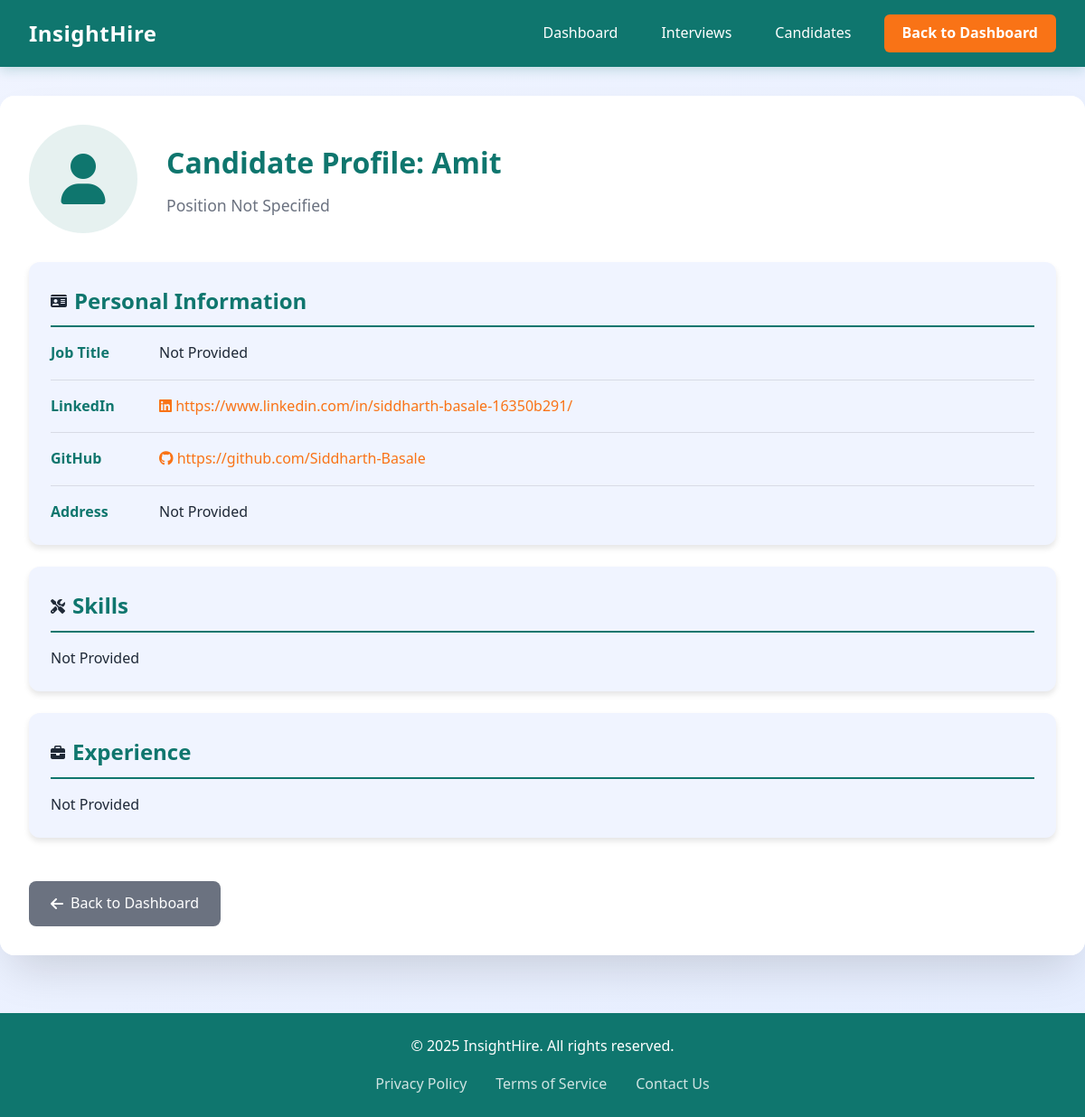
The page /interviewer/candidate/38/ (signed in) on the database its author committed.
### candidates/models.py (models this page shows, shortened)
class CandidateProfile(models.Model):
    user = models.OneToOneField(User, on_delete=models.CASCADE)
    resume = models.FileField(upload_to='resumes/', blank=True, null=True)
    linkedin_profile = models.URLField(blank=True, null=True)  # New field
    github_profile = models.URLField(blank=True, null=True)  # New field
    address = models.TextField(blank=True, null=True)  # New field
    skills = models.CharField(max_length=500, blank=True, null=True)  # New field
    experience = models.CharField(max_length=255, blank=True, null=True)  # New field
    company_applied = models.CharField(max_length=255, blank=True, null=True)
    meeting_link = models.URLField(blank=True, null=True)
    job_title = models.CharField(max_length=255, blank=True, null=True)
    audio_file = models.FileField(upload_to="interview_audio/", blank=True, null=True)
    video_file = models.FileField(upload_to="interview_videos/", blank=True, null=True)
    emotion_analysis = models.TextField(blank=True, null=True)
    overall_report = models.TextField(blank=True, null=True)
    hiring_recommendation = models.FloatField(blank=True, null=True)
    application_status = models.CharField(
        max_length=10,
        choices=[('Pending', 'Pending'), ('Accepted', 'Accepted'), ('Rejected', 'Rejected')],
        default='Pending'
    )

### interviewers/views.py (the view)
# urls.py: path('candidate/<int:candidate_id>/', view_candidate_profile, name='view_candidate_profile'),
@login_required
def view_candidate_profile(request, candidate_id):
    candidate = get_object_or_404(CandidateProfile, id=candidate_id)
    return render(request, 'interviewers/candidate_profile.html', {'candidate': candidate})

### interviewers/templates/interviewers/candidate_profile.html (shortened to what this page needs)
<!DOCTYPE html>
<html lang="en">
<head>
    <link href="https://cdnjs.cloudflare.com/ajax/libs/font-awesome/6.5.1/css/all.min.css" rel="stylesheet">
</head>
<body>
    <nav>
        <div class="nav-container">
            <a href="/" class="logo">
                <span class="logo-text">InsightHire</span>
            </a>
            <div class="nav-links">
                <a href="/notfound/">Dashboard</a>
                <a href="/notfound/">Interviews</a>
                <a href="/notfound/">Candidates</a>
                <a href="{% url 'interviewer_dashboard' %}" class="dashboard-btn">Back to Dashboard</a>
            </div>
        </div>
    </nav>
    <div class="main-content">
        <div class="container">
            <div class="profile-content">
                <div class="profile-header">
                    <div class="user-avatar">
                        <i class="fas fa-user"></i>
                    </div>
                    <div class="profile-title">
                        <h1>Candidate Profile: {{ candidate.user.username }}</h1>
                        <p>{{ candidate.job_title|default:"Position Not Specified" }}</p>
                    </div>
                </div>
                <div class="card">
                    <div class="card-header">
                        <i class="fas fa-id-card"></i>
                        <h2>Personal Information</h2>
                    </div>
                    <div class="profile-item">
                        <div class="profile-item-label">Job Title</div>
                        <div class="profile-item-value">{{ candidate.job_title|default:"Not Provided" }}</div>
                    </div>
                    <div class="profile-item">
                        <div class="profile-item-label">LinkedIn</div>
                        <div class="profile-item-value">
                            {% if candidate.linkedin_profile %}
                                <a href="{{ candidate.linkedin_profile }}" target="_blank">
                                    <i class="fab fa-linkedin"></i> {{ candidate.linkedin_profile }}
                                </a>
                            {% else %}
                                Not Provided
                            {% endif %}
                        </div>
                    </div>
                    <div class="profile-item">
                        <div class="profile-item-label">GitHub</div>
                        <div class="profile-item-value">
                            {% if candidate.github_profile %}
                                <a href="{{ candidate.github_profile }}" target="_blank">
                                    <i class="fab fa-github"></i> {{ candidate.github_profile }}
                                </a>
                            {% else %}
                                Not Provided
                            {% endif %}
                        </div>
                    </div>
                    <div class="profile-item">
                        <div class="profile-item-label">Address</div>
                        <div class="profile-item-value">{{ candidate.address|default:"Not Provided" }}</div>
                    </div>
                </div>
                <div class="card">
                    <div class="card-header">
                        <i class="fas fa-tools"></i>
                        <h2>Skills</h2>
                    </div>
                    <div class="profile-item">
                        <div class="profile-item-value">{{ candidate.skills|default:"Not Provided" }}</div>
                    </div>
                </div>
                <div class="card">
                    <div class="card-header">
                        <i class="fas fa-briefcase"></i>
                        <h2>Experience</h2>
                    </div>
                    <div class="profile-item">
                        <div class="profile-item-value">{{ candidate.experience|default:"Not Provided" }}</div>
                    </div>
                </div>
                <a href="{% url 'interviewer_dashboard' %}" class="btn back-btn">
                    <i class="fas fa-arrow-left"></i> Back to Dashboard
                </a>
            </div>
        </div>
    </div>
    <footer>
        <div class="footer-content">
            <p>&copy; 2025 InsightHire. All rights reserved.</p>
            <div class="footer-links">
                <a href="/privacy/">Privacy Policy</a>
                <a href="/terms/">Terms of Service</a>
                <a href="/contact/">Contact Us</a>
            </div>
        </div>
    </footer>
</body>
</html>

### interviewers/templates/interviewers/candidate_profile.html (style rules this page uses)
:root { --primary-color: #0f766e; --primary-color-light: #14b8a6; --secondary-color: #f97316; --secondary-color-light: #fdba74; --background-color: #f0f4ff; --text-color-dark: #1f2937; --text-color-light: #ffffff; --accent-color: #22c55e; --accent-color-dark: #16a34a; --error-color: #ef4444; --font-family: 'Segoe UI', Tahoma, Geneva, Verdana, sans-serif; }
* { margin: 0; padding: 0; box-sizing: border-box; }
body { font-family: var(--font-family); background: linear-gradient(135deg, var(--background-color) 0%, #e6eeff 100%); color: var(--text-color-dark); display: flex; flex-direction: column; min-height: 100vh; line-height: 1.6; }
nav { background-color: var(--primary-color); color: var(--text-color-light); padding: 1rem 0; box-shadow: 0 4px 12px rgba(15, 118, 110, 0.2); position: sticky; top: 0; z-index: 100; }
.nav-container { width: 100%; max-width: 1200px; padding: 0 2rem; margin: 0 auto; display: flex; justify-content: space-between; align-items: center; }
.logo { display: flex; align-items: center; text-decoration: none; color: var(--text-color-light); }
.logo-text { font-size: 1.5rem; font-weight: 700; letter-spacing: 0.5px; }
.nav-links { display: flex; align-items: center; }
.nav-links a { color: var(--text-color-light); text-decoration: none; margin-left: 1.5rem; transition: all 0.3s; font-weight: 500; padding: 0.5rem 0.75rem; border-radius: 4px; }
.dashboard-btn { background-color: var(--secondary-color); padding: 0.5rem 1.25rem !important; border-radius: 6px !important; font-weight: 600 !important; transition: all 0.3s; }
.main-content { flex: 1; padding: 2rem 0; }
.container { max-width: 1200px; margin: 0 auto; background: white; border-radius: 1rem; box-shadow: 0 25px 50px -12px rgba(0, 0, 0, 0.15); overflow: hidden; animation: fadeIn 0.8s ease-out; }
.profile-content { padding: 2rem; background-color: white; }
.profile-header { margin-bottom: 2rem; display: flex; align-items: center; }
.profile-header .user-avatar { width: 120px; height: 120px; background-color: rgba(15, 118, 110, 0.1); border-radius: 50%; display: flex; align-items: center; justify-content: center; margin-right: 2rem; transition: transform 0.3s ease; }
.profile-header .user-avatar i { font-size: 3.5rem; color: var(--primary-color); }
.profile-header .profile-title h1 { color: var(--primary-color); margin-bottom: 0.5rem; }
.profile-header .profile-title p { color: #6b7280; font-size: 1.1rem; }
.card { background-color: var(--background-color); border-radius: 0.75rem; padding: 1.5rem; margin-bottom: 1.5rem; box-shadow: 0 4px 6px rgba(0,0,0,0.1); transition: transform 0.3s ease, box-shadow 0.3s ease; animation: fadeIn 0.8s ease-out 0.3s both; }
.card-header { display: flex; align-items: center; margin-bottom: 1rem; border-bottom: 2px solid var(--primary-color); padding-bottom: 0.5rem; }
.card-header h2 { color: var(--primary-color); margin-left: 0.5rem; }
.profile-item { margin-bottom: 1rem; padding-bottom: 1rem; border-bottom: 1px solid rgba(0,0,0,0.1); display: flex; }
.profile-item:last-child { border-bottom: none; margin-bottom: 0; padding-bottom: 0; }
.profile-item-label { font-weight: 600; width: 120px; color: var(--primary-color); }
.profile-item-value { flex: 1; }
.profile-item-value a { color: var(--secondary-color); text-decoration: none; transition: all 0.3s ease; }
.btn { background-color: var(--primary-color); color: var(--text-color-light); border: none; padding: 0.75rem 1.5rem; border-radius: 0.5rem; text-decoration: none; display: inline-flex; align-items: center; transition: all 0.3s ease; cursor: pointer; font-weight: 500; margin-top: 1.5rem; }
.back-btn { background-color: #6b7280; }
.back-btn i { margin-right: 0.5rem; }
footer { background-color: var(--primary-color); color: var(--text-color-light); padding: 1.5rem; text-align: center; margin-top: 2rem; }
.footer-content { max-width: 1200px; margin: 0 auto; }
.footer-links { display: flex; justify-content: center; margin-top: 1rem; }
.footer-links a { color: var(--text-color-light); text-decoration: none; margin: 0 1rem; opacity: 0.8; transition: opacity 0.3s; }
.btn { position: relative; overflow: hidden; }
.btn::after { content: ''; position: absolute; top: 50%; left: 50%; width: 5px; height: 5px; background: rgba(255, 255, 255, 0.5); opacity: 0; border-radius: 100%; transform: scale(1, 1) translate(-50%); transform-origin: 50% 50%; }

### rows shown on the page
CandidateProfile: user.username "Amit", job_title "Position Not Specified", job_title "Not Provided", linkedin_profile "https://www.linkedin.com/in/siddharth-basale-16350b291/", github_profile "https://github.com/Siddharth-Basale", address "Not Provided", skills "Not Provided", experience "Not Provided"
